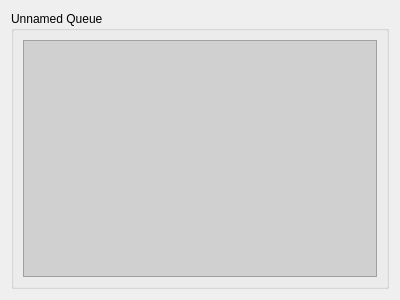
<?xml version="1.0" encoding="UTF-8"?>
<ui version="4.0">
 <class>QueueWidget</class>
 <widget class="QWidget" name="QueueWidget">
  <property name="geometry">
   <rect>
    <x>0</x>
    <y>0</y>
    <width>400</width>
    <height>300</height>
   </rect>
  </property>
  <property name="windowTitle">
   <string>Form</string>
  </property>
  <layout class="QVBoxLayout" name="verticalLayout">
   <item>
    <widget class="QGroupBox" name="queue_name_frame">
     <property name="title">
      <string>Unnamed Queue</string>
     </property>
     <layout class="QVBoxLayout" name="verticalLayout_2">
      <item>
       <widget class="QListView" name="queue_agent_list">
        <property name="minimumSize">
         <size>
          <width>0</width>
          <height>110</height>
         </size>
        </property>
        <property name="styleSheet">
         <string notr="true">QListView {background-color: #d0d0d0}</string>
        </property>
       </widget>
      </item>
     </layout>
    </widget>
   </item>
  </layout>
 </widget>
 <resources/>
 <connections/>
</ui>
